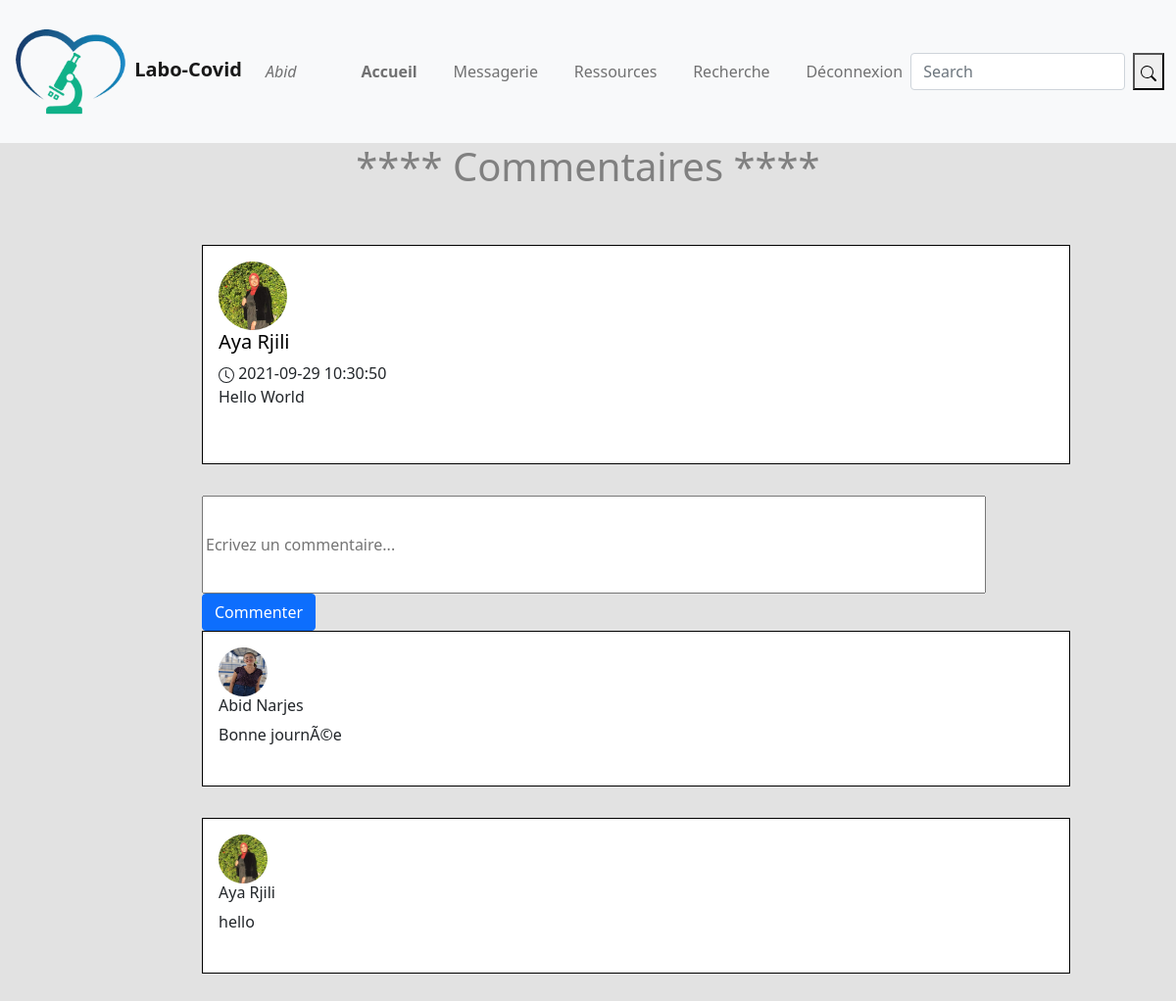
/comment.php?post_id=3 (signed in), run on the app's committed database.
### tables this page shows
CREATE TABLE IF NOT EXISTS `user` (
  `user_id` int(11) NOT NULL AUTO_INCREMENT,
  `nom` varchar(255) NOT NULL,
  `prenom` varchar(255) NOT NULL,
  `email` varchar(255) NOT NULL,
  `password` varchar(255) NOT NULL,
  `confirm_password` varchar(255) NOT NULL,
  `user_img` varchar(255) DEFAULT 'prof.jpeg',
  `tmp_conn` datetime NOT NULL DEFAULT CURRENT_TIMESTAMP,
  PRIMARY KEY (`user_id`)
);

CREATE TABLE IF NOT EXISTS `post` (
  `post_id` int(11) NOT NULL AUTO_INCREMENT,
  `user_id` int(11) NOT NULL,
  `post` varchar(255) NOT NULL,
  `upload_img` varchar(255) DEFAULT NULL,
  `date` datetime NOT NULL DEFAULT CURRENT_TIMESTAMP,
  PRIMARY KEY (`post_id`)
);

CREATE TABLE IF NOT EXISTS `comments` (
  `comment_id` int(11) NOT NULL AUTO_INCREMENT,
  `post_id` int(11) NOT NULL,
  `user_id` int(11) NOT NULL,
  `comment` text NOT NULL,
  `comment_author` varchar(255) NOT NULL,
  `author_img` varchar(255) NOT NULL,
  PRIMARY KEY (`comment_id`)
);

### session.php (called while the page is built, shortened)
<?php
include('config/database.php');
$user =$_SESSION['email'];
$res = $con->query("SELECT * FROM user WHERE email = '$user'");
$tab = $res->fetch();
$user_id = $tab['user_id'];
$user_fname = $tab['prenom'];
?>

### comment.php (the view, shortened to what this page needs)
 <?php $title = "Home" ;
include("partials/_header2.php");
?>
<center><h1 style="color: grey;">**** Commentaires ****</h1></center><br><br>
<?php
if(isset($_GET['post_id'])){
    global $con;
    $get_id = $_GET['post_id'];
    $select = $con->query("SELECT * FROM post where post_id=$get_id");
    $tab_post = $select->fetch();
    $post_id = $tab_post['post_id'];
    $user_id = $tab_post['user_id'];
    $statut = $tab_post['post'];
    $upload_img = $tab_post['upload_img'];
    $date = $tab_post['date'];
    $user = $con->query("SELECT * FROM user where user_id=$user_id");
    $users = $user->fetch();
    $user_name = ucwords($users['prenom']).' '.ucwords($users['nom']);
    $user_img = $users['user_img'];
    $run = $con->query("SELECT * FROM post where post_id='$post_id'");
    $row = $run->fetch();
    $id = $row['post_id'];
    if($id != $post_id){
        echo "<div class='alert alert-success' role='alert'>
		Erreur!
	  </div>";
      header('location:comment.php');
    }
    else{
        if($statut == 'No' && strlen($upload_img) >= 1){
            echo
            "<div class='container row'>
            <div class='col-md-2'></div>
            <div class='col-md-10'>
            <div class='status-media'>
            <div class='media'>
           <img src='profile_img/$user_img' alt='prof' class='img-circle' width='70px' height='70px'>
           <div class='media-body'>
                <a href='profile_user.php?user_id=$user_id' class='prof'><h5 class='mt-0'>$user_name</h5></a>
                <svg xmlns='http://www.w3.org/2000/svg' width='16' height='16' fill='currentColor' class='bi bi-clock' viewBox='0 0 16 16'>
      <path d='M8 3.5a.5.5 0 0 0-1 0V9a.5.5 0 0 0 .252.434l3.5 2a.5.5 0 0 0 .496-.868L8 8.71V3.5z'/>
      <path d='M8 16A8 8 0 1 0 8 0a8 8 0 0 0 0 16zm7-8A7 7 0 1 1 1 8a7 7 0 0 1 14 0z'/>
    </svg>".' '.$date."</div>
           <div >
           <img src='uploaded/$upload_img' class='post_img' height='350px' width='600px'>
           </div>
           </div>
           </div>
           </div>
           </div>";
       }else{
            echo
            "<div class='container row'>
            <div class='col-md-2'></div>
            <div class='col-md-10'>
            <div class='status-media'>
            <div class='media'>
                    <img src='profile_img/$user_img' alt='prof' class='img-circle' width='70px' height='70px'>
           <div class='media-body'>
                <a href='profile_user.php?user_id=$user_id' class='prof'><h5 class='mt-0'>$user_name</h5></a>
                <svg xmlns='http://www.w3.org/2000/svg' width='16' height='16' fill='currentColor' class='bi bi-clock' viewBox='0 0 16 16'>
      <path d='M8 3.5a.5.5 0 0 0-1 0V9a.5.5 0 0 0 .252.434l3.5 2a.5.5 0 0 0 .496-.868L8 8.71V3.5z'/>
      <path d='M8 16A8 8 0 1 0 8 0a8 8 0 0 0 0 16zm7-8A7 7 0 1 1 1 8a7 7 0 0 1 14 0z'/>
    </svg>".' '.$date."</div>
           <div >
           <p>$statut</p>
           </div><br>
           </div>
           </div>
           </div>
           </div>";
       };
       echo"
       <div class='container row'>
            <div class='col-md-2'></div>
            <div class='col-md-10'>
       <form  method='POST' action=''>
       <div class='comment-area'>
       <input type='text' style='width:800px; height:100px;' name='comment' placeholder='Ecrivez un commentaire...' class='comment-text'>
       <input type='submit' name='commenter' value='Commenter' class='btn btn-primary'>
       </div>
       </form>
       </div>
       </div>";
       }
    }
$get_com = $con->query("SELECT * FROM comments where post_id='$post_id' ORDER BY comment_id DESC");
while ($tab = $get_com->fetch()){
  $comm = $tab['comment'];
  $comm_author = $tab['comment_author'];
  $author_img = $tab['author_img'];
  echo "
  <div class='container row'>
  <div class='col-md-2'></div>
  <div class='col-md-10'>
<div class='status-media'>
  <div class='media'>
 <img src='profile_img/$author_img' alt='prof' class='img-circle' width='50px' height='50px'>
 <div class='media-body'><h6>$comm_author</h6>
</div>
<div >$comm</div><br>
</div>
</div>
</div>
</div>
  ";
}
?>
<?php include("partials/_footer.php");?>

### partials/_nav2.php (shortened to what this page needs)
 <?php if($title == "Home"): ?>
<nav class="navbar navbar-expand-lg navbar-light bg-light">
  <div class="container-fluid">
    <a class="navbar-brand" href="home.php">
      <img src="assets/labo.png" alt="" width="120" height="120" class="d-inline-block ">
      <strong><?= WebSite_Name ?></strong>
    </a>
    <?php include("session.php"); ?>
    <ul class="navbar-nav flex-row d-none d-md-flex">
      <li class="nav-item">
      <a class="nav-link" href='profile.php?<?php echo "user_id=$user_id" ?>'><?php echo "<i>".ucwords($user_fname)."</i>" ?> </a>
      </li>
      <li class="nav-item">
        <a class="nav-link" href="home.php"><strong>Accueil</strong></a>
      </li>
      <li class="nav-item">
        <a class="nav-link" href="chat.php?user_id=new" >Messagerie</a>
      </li>
      <li class="nav-item">
        <a class="nav-link" href="databases.php" >Ressources</a>
      </li>
      <li class="nav-item">
        <a class="nav-link" href="members.php" >Recherche</a>
      </li>
      <li class="nav-item">
        <a class="nav-link" href="?logout">Déconnexion</a>
      </li>
    </ul>
    <form class="d-flex" action="" method="GET">
      <input class="form-control me-2" type="search" placeholder="Search" aria-label="Search">
      <button type="submit"><i class="fa fa-search"></i></button>
    </form>
  </div>
</nav>
<?php endif; ?>

### assets/index.css (style rules this page uses)
body { background-color: rgb(226, 226, 226); }
.status-media { border: 1px solid black; background-color: #fff; padding: 1em; margin-bottom: 2em; word-break: break-all; -ms-word-break: break-all; }
.img-circle { border-radius: 50%; }
.prof { text-decoration: none; cursor: pointer; color: black; }
a { text-decoration: none; cursor: pointer; }

### data on the page
user: prenom "Abid"
user: user_img (picture), user_name "Aya Rjili"
post: date "2021-09-29 10:30:50", post "Hello World"
comments: author_img (picture), comment_author "Abid Narjes", comment "Bonne journÃ©e"
comments: author_img (picture), comment_author "Aya Rjili", comment "hello"

### other printed values
WebSite_Name "Labo-Covid"
